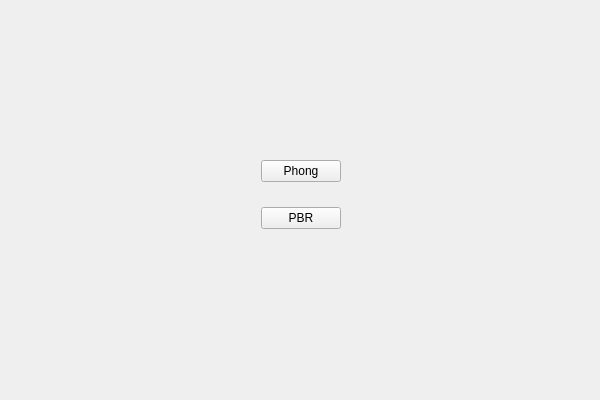
<?xml version="1.0" encoding="UTF-8"?>
<ui version="4.0">
 <class>TitleClass</class>
 <widget class="QWidget" name="TitleClass">
  <property name="geometry">
   <rect>
    <x>0</x>
    <y>0</y>
    <width>600</width>
    <height>400</height>
   </rect>
  </property>
  <property name="windowTitle">
   <string>Title</string>
  </property>
  <widget class="QWidget" name="layoutWidget">
   <property name="geometry">
    <rect>
     <x>180</x>
     <y>130</y>
     <width>241</width>
     <height>131</height>
    </rect>
   </property>
   <layout class="QVBoxLayout" name="verticalLayout_2">
    <item>
     <layout class="QHBoxLayout" name="horizontalLayout_3">
      <item>
       <spacer name="horizontalSpacer_5">
        <property name="orientation">
         <enum>Qt::Orientation::Horizontal</enum>
        </property>
        <property name="sizeHint" stdset="0">
         <size>
          <width>40</width>
          <height>20</height>
         </size>
        </property>
       </spacer>
      </item>
      <item>
       <widget class="QPushButton" name="PhongButtom">
        <property name="text">
         <string>Phong</string>
        </property>
       </widget>
      </item>
      <item>
       <spacer name="horizontalSpacer_6">
        <property name="orientation">
         <enum>Qt::Orientation::Horizontal</enum>
        </property>
        <property name="sizeHint" stdset="0">
         <size>
          <width>40</width>
          <height>20</height>
         </size>
        </property>
       </spacer>
      </item>
     </layout>
    </item>
    <item>
     <layout class="QHBoxLayout" name="horizontalLayout">
      <item>
       <spacer name="horizontalSpacer_2">
        <property name="orientation">
         <enum>Qt::Orientation::Horizontal</enum>
        </property>
        <property name="sizeHint" stdset="0">
         <size>
          <width>40</width>
          <height>20</height>
         </size>
        </property>
       </spacer>
      </item>
      <item>
       <widget class="QPushButton" name="PBRButtom">
        <property name="text">
         <string>PBR</string>
        </property>
       </widget>
      </item>
      <item>
       <spacer name="horizontalSpacer">
        <property name="orientation">
         <enum>Qt::Orientation::Horizontal</enum>
        </property>
        <property name="sizeHint" stdset="0">
         <size>
          <width>40</width>
          <height>20</height>
         </size>
        </property>
       </spacer>
      </item>
     </layout>
    </item>
   </layout>
  </widget>
 </widget>
 <layoutdefault spacing="6" margin="11"/>
 <resources/>
 <connections/>
</ui>
